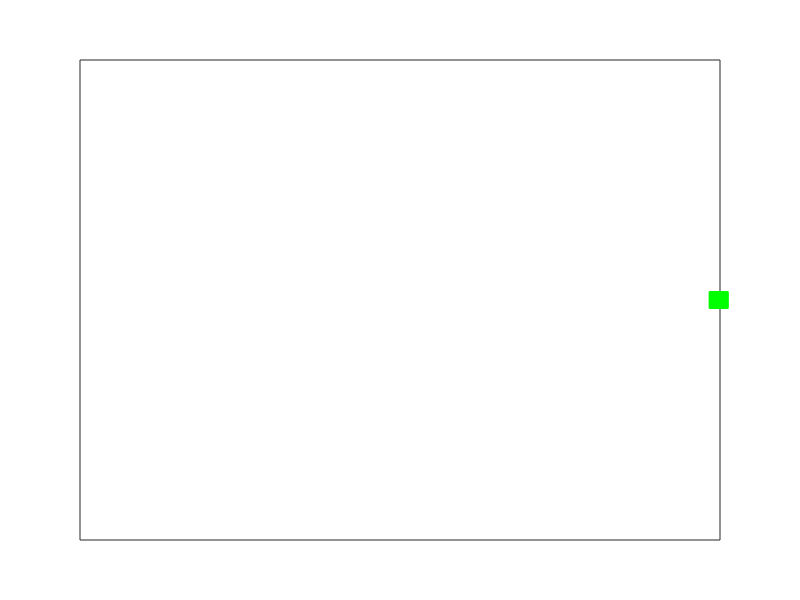

Write MATLAB code to recreate this figure.

%************************************************
%* Name: Steven Neveadomi Date: 10/27/17 *
%* Seat/Table: 47 File: Class_SDP_Prep_App.m *
%* Instructor: Bixler 11:10 *
%************************************************

%-------MAIN SCRIPT--------
%Any code within this function is automatically executed on start up as
%this function is the name of the script file.
%this function has no parameters and is the startup for the game
function [] = snake
%close all windows, clear all variables, and clear console screen
close all;
clear all;
clc;

%this is the time between each refresh of the snake.
speed=0.005;

%if the game is currently paused, >0 is true, 0 is false.
currently = 0;

%this determines the direction of the snake UP - 1 , RIGHT - 0 , DOWN - 3 ,
%LEFT - 2
%start snake going in the right direction.
snake_direction = 0;

%this controls how much space between the snake body parts. DONT TOUCH
snake_speed = 0.1

%creates figure, name disp
disp=figure('units','pixels','Name','Snake the Game','Color','black');
%get screensize and set it to the Position parameter 
SCREEN_DIMENSIONS = get(0,'Screensize');
%running is a boolean variable that breaks the main loop if the game is running or
%not.
running = 1;
%width and height of window, not the actual graph.
WIDTH = 700;
HEIGHT = 700;
%width and height of the graph 0<X<100 and 0<Y<100
GRAPH_WIDTH=50;
GRAPH_HEIGHT=50;
%dimensions in pixels of the screen laid out.
PLOT_DIMENSIONS = [SCREEN_DIMENSIONS(3)/2-WIDTH/2 SCREEN_DIMENSIONS(4)/2-HEIGHT/2 WIDTH HEIGHT];
%set the figure into the center of screen with proper dimensions
set(disp,'Position',PLOT_DIMENSIONS);
%turn off Resize, toolbar, and menubar (all unnecessary).
set(disp,'Resize','off');
set(disp,'ToolBar','none');
set(disp,'MenuBar','none');
%within the figure, anytime a key is pressed, send the data of the key
%pressed to the KeyPress function created.
set(disp,'KeyPressFcn',@keyPress);


%https://www.mathworks.com/help/matlab/ref/matlab.graphics.primitive.text-properties.html
title('Snake the Game','Color','white','FontName','Cambria','FontSize',20);

%makes figure boxed in
box on;



%set axii to the graph width and height
axis([0 GRAPH_WIDTH 0 GRAPH_HEIGHT]);
axis manual;
%remove the ticks
set(gca,'YTick', [],'XTick',[]);

set(gca,'Color','black');
set(gca,'Position',[0.1,0.1,0.8,0.8]);
hold on

%snake body stored in groups of X,Y;
%first body part is the first column, etc.
snake_body = [GRAPH_WIDTH/2, GRAPH_HEIGHT/2; GRAPH_WIDTH/2-1, GRAPH_HEIGHT/2; GRAPH_WIDTH/2-2, GRAPH_HEIGHT/2;];

%initial plot of the snake body, represented by snake_actual. Green squares
%with a marker size of 10.
snake_plot=plot(snake_body(:,1),snake_body(:,2),'gs','MarkerSize',12);
set(snake_plot,'MarkerFaceColor','g');

%this function turns the snake counter clock wise
%UP - 1 , RIGHT - 0 , DOWN - 3 ,LEFT - 2
function turnCCW
    %if the snake direction is 3, set to 0, as adding 1 to it would break
    %the system. Essentially this is turning it clockwise but due to the
    %nature of the direction system, this is necessary.
    if(snake_direction==3)
        snake_direction=0;
    else
        %simply just add 1, changes the direction properly (1->2, up->left)
    snake_direction=snake_direction+1;
    end
end

%this function turns the snake clock wise
%UP - 1 , RIGHT - 0 , DOWN - 3 ,LEFT - 2
function turnCW
    %must manually set 0 to 3 as subtracting 1 would not work.
    if(snake_direction==0)
        snake_direction=3;
    else
    %if it is not at 0, simply subtract 1 to change dir. properly
    %(2->1, left->up)
    snake_direction=snake_direction-1;
    end
end

%this function is embedded into the figure disp which holds the snake. any
%time the user is selected on this figure and presses a key, this function
%is triggered.
function keyPress(src, event)
    %switch statement, event.Key is the key being pressed.
    switch(event.Key)
        %if the up arrow is pressed
        case 'uparrow'
            %and the snake is going to the right
            if(snake_direction==0)
                %turn the snake upward or counter clock wise
                turnCCW;
            end
            %and the snake is going to the left
            if(snake_direction==2)
                %turn the snake downward or clock wise
                turnCW;
            end
        %if the down arrow is pressed
        case 'downarrow'
            %snake is going to the right
            if(snake_direction==0)
                %turn down or clock wise
                turnCW;
            end
            %snake is goig to the left
            if(snake_direction==2)
                %turn the snake down or counter clock wise
                turnCCW;
            end
        %if the left arrow is pressed    
        case 'leftarrow'
            %snake going up
            if(snake_direction==1)
                %turn left or counter clock wise
                turnCCW;
            end
            %snake going down
            if(snake_direction==3)
                %turn right or clock wise
                turnCW;
            end
        %if the right arrow is pressed
        case 'rightarrow'
            %if the snake is going up
            if(snake_direction==1)
                %turn to the right or clock wise
                turnCW;
            end
            %if the snake is going down
            if(snake_direction==3)
                %turn to the left or counter clock wise
                turnCCW;
            end
        case 'escape'
            running = 0;
        case 'g'
            growSnake(100);
    end
end

%draws the snake on the board by resetting the x data and the y data.
function drawSnake()
%sets all the x values of the snake body to the x data.
set(snake_plot, 'XData',snake_body(:,1));
%sets all the y values of the snake body to the y data.
set(snake_plot,'YData',snake_body(:,2));

end

%moves the snake in the proper direction.
function moveSnake()
    %set the entire body excluding the head = to the current position of
    %the head and body minus the last body length, essentially removing the
    %last body segment.
    snake_body(2:end,:)=snake_body(1:end-1,:);
    %now depending on the direction it is going, set the new head position
    %(or first body position) in the correct direction the snake is heading
    %eg if snake is going to the right( dir=0)
    if snake_direction==0
    %set the head to the current head position increased by the snake_speed
    %in the x direction (increasing the x position as it is going right)
    %snake_speed is the distance between each segment.
    snake_body(1,:)=[snake_body(1,1)+snake_speed,snake_body(1,2)];
    %if snake going up
    elseif snake_direction==1
    %set the head to the snake_speed + current y, to make it move up.
    snake_body(1,:)=[snake_body(1,1),snake_body(1,2)+snake_speed];
    %same concepts apply 
    elseif snake_direction==2
    snake_body(1,:)=[snake_body(1,1)-snake_speed,snake_body(1,2)];
    else
    snake_body(1,:)=[snake_body(1,1),snake_body(1,2)-snake_speed];
    end
    
end

%this function receives an integer parameter size which determines how many
%snake segments are added. This function works by finding the difference
%between the second to last body segment and the last segment, then uses
%this difference to find the new position of the new segment. Essentially
%this difference tells the direction of how the snake will grow.
function growSnake(size)
    %for i=1 till size,
    for i=1:size
    %find the difference between the xy value of the 2nd to last segment of
    %the snake and the last segment of the snake. Use this difference to
    %find the position of the new snake segment. Repeat this till the for
    %loop finishes, essentially increase the snake body by value of size.
    diff=snake_body(end-1,:)-snake_body(end,:);
    snake_body(end+1,:)=snake_body(end,:)-diff;
    end
end

function bool=collision()
        if(snake_body(1,1)>=GRAPH_WIDTH||snake_body(1,2)>=GRAPH_HEIGHT||snake_body(1,1)<=0||snake_body(1,2)<=0)
            bool=1;
            return;
        end
        for i=2:length(snake_body)
            if(snake_body(i,:)==snake_body(1,:))
                bool=1;
                return;
            end
        end
        bool=0;
end

%------MAIN---------
while running

moveSnake();
drawSnake;
if (collision())
    break;
end
pause(speed);
end
close all
end
